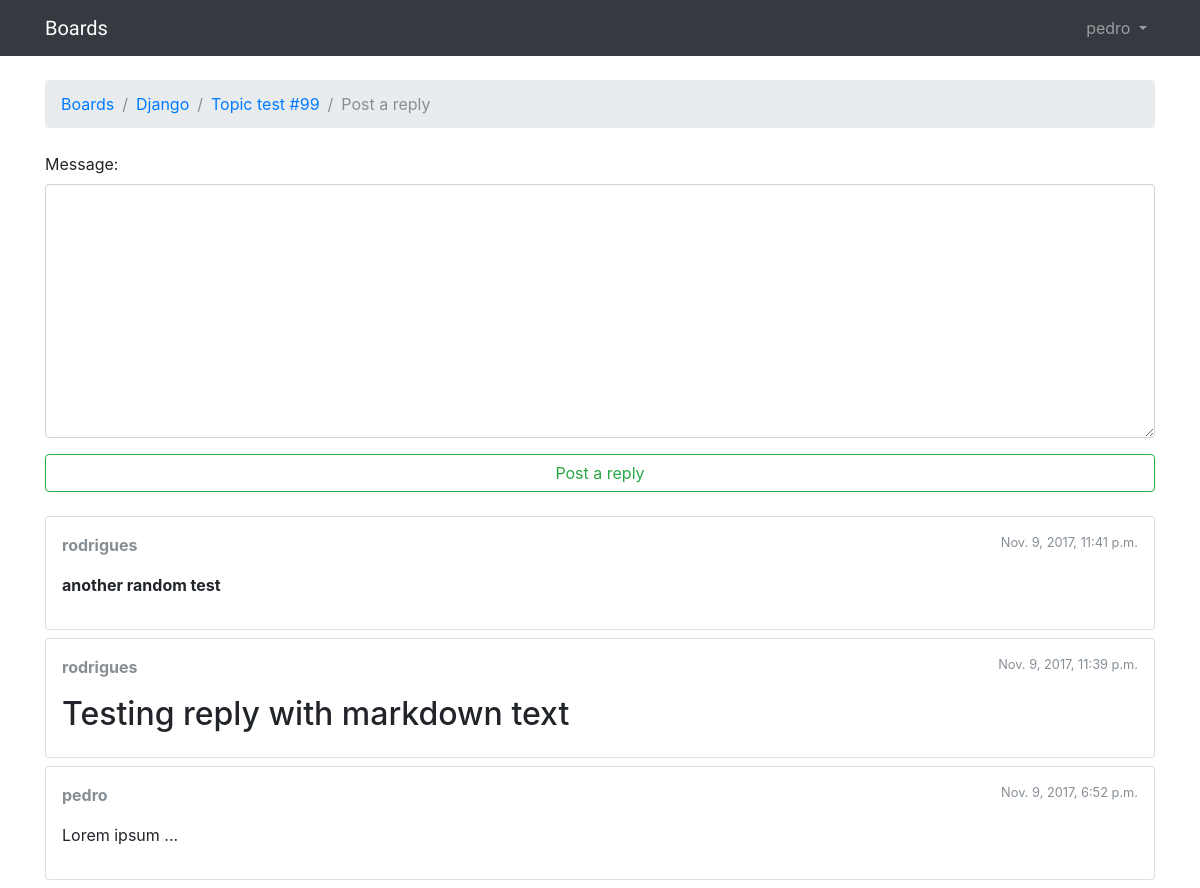
The page /boards/1/topics/105/reply/ (signed in) on the database its author committed.
### boards/models.py (models this page shows, shortened)
class Topic(models.Model):
    subject = models.CharField(max_length=255)
    last_updated = models.DateTimeField(auto_now_add=True)
    board = models.ForeignKey(Board, related_name='topics')
    starter = models.ForeignKey(User, related_name='topics')
    views = models.PositiveIntegerField(default=0)
    def get_last_ten_posts(self):
        return self.posts.order_by('-created_at')[:10]

class Board(models.Model):
    name = models.CharField(max_length=30, unique=True)
    description = models.CharField(max_length=100)

class Post(models.Model):
    message = models.TextField(max_length=4000)
    topic = models.ForeignKey(Topic, related_name='posts')
    created_at = models.DateTimeField(auto_now_add=True)
    updated_at = models.DateTimeField(null=True)
    created_by = models.ForeignKey(User, related_name='posts')
    updated_by = models.ForeignKey(User, null=True, related_name='+')
    def get_msg_as_markdown(self):
        return mark_safe(markdown(self.message, safe_mode='escape'))

### boards/views.py (the view)
# urls.py: url(r'^boards/(?P<pk>\d+)/topics/(?P<topic_pk>\d+)/reply/$', boards_views.reply_topic, name='reply_topic'),
@login_required
def reply_topic(request, pk, topic_pk):
    topic = get_object_or_404(Topic, board__pk=pk, pk=topic_pk)
    if request.method == 'POST':
        form = PostForm(request.POST)
        if form.is_valid():
            post = form.save(commit=False)
            post.topic = topic
            post.created_by = request.user
            post.save()
            topic.last_updated = timezone.now()
            topic.save()
            topic_url = reverse('topic_posts', kwargs={'pk': pk, 'topic_pk': topic_pk})
            topic_post_url = '{url}?page={page}#{id}'.format(
                url=topic_url,
                id=post.pk,
                page=topic.get_page_count()
            )
            return redirect(topic_post_url)
    else:
        form = PostForm()
    return render(request, 'reply_topic.html', {'topic': topic, 'form': form})

### boards/forms.py
class PostForm(forms.ModelForm):
    class Meta:
        model = Post
        fields = ['message']

### boards/templatetags/form_tags.py (called while the page is built)
@register.filter
def input_class(bound_field):
    css_class = ''
    if bound_field.form.is_bound:
        if bound_field.errors:
            css_class = 'is-invalid'
        elif field_type(bound_field) != 'PasswordInput':
            css_class = 'is-valid'
    return 'form-control {}'.format(css_class)

### templates/reply_topic.html (shortened to what this page needs)
{% extends 'base.html' %}
{% load static %}
{% block stylesheet %}
  <link rel="stylesheet" href="https://cdn.jsdelivr.net/simplemde/latest/simplemde.min.css">
{% endblock stylesheet %}
{% block breadcrumb %}
  <li class="breadcrumb-item"><a href="{% url 'home' %}">Boards</a></li>
  <li class="breadcrumb-item"><a href="{% url 'board_topics' topic.board.pk %}">{{ topic.board.name }}</a></li>
  <li class="breadcrumb-item"><a href="{% url 'topic_posts' topic.board.pk topic.pk %}">{{ topic.subject }}</a></li>
  <li class="breadcrumb-item active">Post a reply</li>
{% endblock %}
{% block content %}
  <form method="post" class="mb-4" novalidate>
    {% include 'includes/form.html' %}
    <button type="submit" class="btn btn-outline-success btn-block">Post a reply</button>
  </form>
  {% for post in topic.get_last_ten_posts %}
    <div class="card mb-2">
      <div class="card-body p-3">
        <div class="row mb-3">
          <div class="col-6">
            <strong class="text-muted">{{ post.created_by.username }}</strong>
          </div>
          <div class="col-6 text-right">
            <small class="text-muted">{{ post.created_at }}</small>
          </div>
        </div>
        {{ post.get_msg_as_markdown }}
      </div>
    </div>
  {% endfor %}
{% endblock %}

### templates/base.html (shortened to what this page needs)
{% load static %}
<html>
    <head>
        <link rel="stylesheet" href="{% static 'css/bootstrap.min.css' %}">
        <link rel="stylesheet" href="{% static 'css/app.css' %}">
        {% block stylesheet %}{% endblock %}
    </head>
    <body>
        {% block body %}
        <nav class="navbar navbar-expand-sm navbar-dark bg-dark">
            <div class="container">
              <a class="navbar-brand" href="{% url 'home' %}">Boards</a>
              <div class="collapse navbar-collapse" id="mainMenu">
                {% if user.is_authenticated %}
                  <ul class="navbar-nav ml-auto">
                    <li class="nav-item dropdown">
                      <a class="nav-link dropdown-toggle" href="#" id="userMenu" data-toggle="dropdown" aria-haspopup="true" aria-expanded="false">
                        {{ user.username }}
                      </a>
                    </li>
                  </ul>
                {% else %}
                  <form class="form-inline ml-auto" style="margin-bottom: 0px;">
                    <a href="{% url 'login' %}" class="btn btn-outline-secondary">Login</a>
                    <a href="{% url 'signup' %}" class="btn btn-outline-primary ml-2">Signup</a>
                  </form>
                {% endif %}
              </div>
            </div>
          </nav>
            <div class="container">
              <ol class="breadcrumb my-4">
                {% block breadcrumb %}
                {% endblock %}
              </ol>
              {% block content %}
              {% endblock %}
            </div>
        {% endblock body %}
    </body>
</html>

### static/css/app.css (style rules this page uses)
.navbar-brand { font-family: 'Saira', sans-serif; }

### rows shown on the page
Topic: board.name "Django", subject "Topic test #99"
Post: created_by.username "rodrigues", created_at "Nov. 9, 2017, 11:41 p.m.", get_msg_as_markdown "another random test"
Post: created_by.username "rodrigues", created_at "Nov. 9, 2017, 11:39 p.m.", get_msg_as_markdown "Testing reply with markdown text"
Post: created_by.username "pedro", created_at "Nov. 9, 2017, 6:52 p.m.", get_msg_as_markdown "Lorem ipsum ..."

### other values the page prints
{{ user.username }} "pedro"
{{ field.label_tag }} "Message:"
